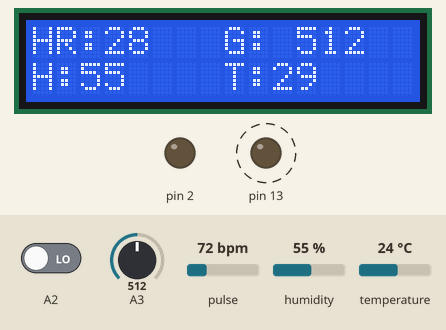
Simulated run of this sketch. Board: Arduino Uno, built with avr-gcc and run on an emulated ATmega328P. On the bench: 16×2 character LCD, output pins drawn as LEDs (lit = HIGH). Dashed ring = blinking. The inputs (shaded band) are chosen by the test bench; at power-on: humidity 55 %, A3 = 512, pulse 72 bpm, temperature 24 °C, A2 LOW. The modem accepts every AT command (registered, SIM ready, sends succeed) and sends nothing else; what the sketch prints to the serial monitor is not drawn.

Above: at 4.7 s.
4.8 s: humidity set to 69 %
At 5.37 s:
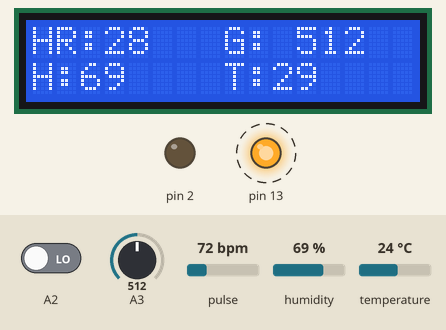
6.7 s: humidity set to 72 %
At 7.6 s:
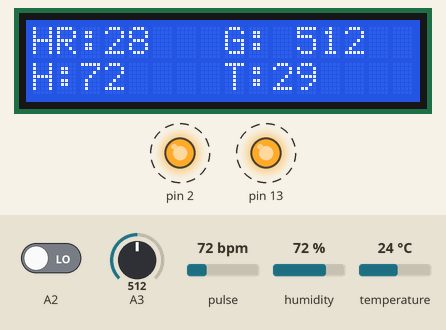
9.7 s: A3 set to 594
At 11.3 s:
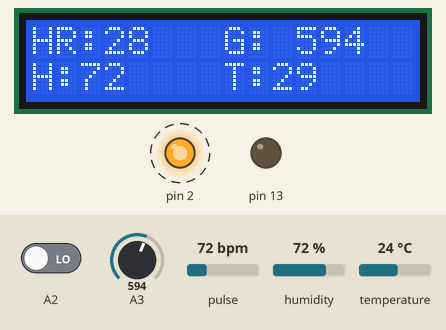
11.8 s: A3 set to 612
At 13.0 s:
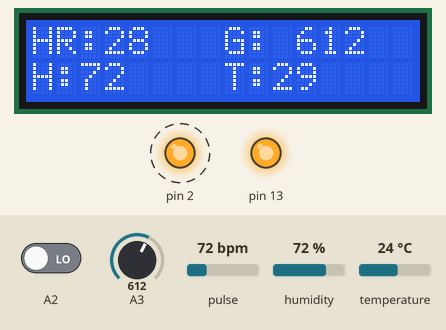
14.8 s: pulse set to 42 bpm
At 17.7 s:
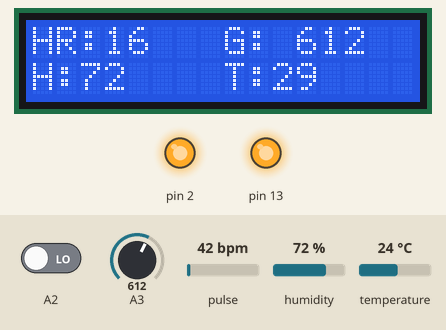
17.8 s: temperature set to 12 °C
At 20.4 s:
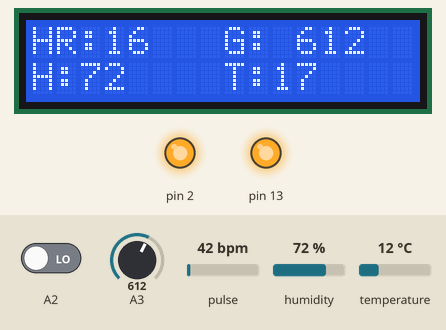
Timing chart, 0 to 21.8 s (numbered marks = the images above; inputs shaded):
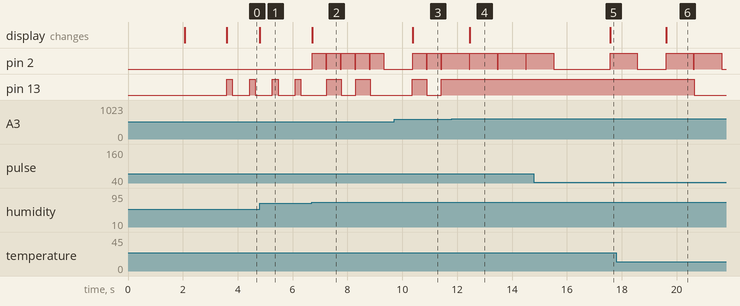

The sketch:

SmartWearbleForCoalMineWorkers.ino
```cpp
#include <SoftwareSerial.h>
// include the library code:
#include <LiquidCrystal.h>
#define USE_ARDUINO_INTERRUPTS true // Set-up low-level interrupts for most acurate BPM math.
#include <PulseSensorPlayground.h> // Includes the PulseSensorPlayground Library.
// initialize the library with the numbers of the interface pins
LiquidCrystal lcd(7, 8, 9, 10, 11, 12);
#include <stdlib.h>
#include <dht.h>
#define dht_dpin A0

int heart;
int i, j, k;
dht DHT;
long t1=0, t2=0, t3=0, t4=0, t5=0;
char buf1[16];
char buf2[16];
char buf3[16];
char buf4[16];
char buf5[16];
String strheart;
String strk;
String stri;
String strj;
// replace with your channel's thingspeak API key
String apiKey = "5B0NBSGUEBTRM3J3";


SoftwareSerial ser(5, 6); // RX, TX
// Variables
const int PulseWire = A1; // PulseSensor PURPLE WIRE connected to ANALOG PIN 0
const int LED13 = 13; // The on-board Arduino LED, close to PIN 13.
int Threshold = 550; // Determine which Signal to "count as a beat" and which to ignore.
// Use the "Gettting Started Project" to fine-tune Threshold Value beyond default setting.
// Otherwise leave the default "550" value.

PulseSensorPlayground pulseSensor; // Creates an instance of the PulseSensorPlayground object called "pulseSensor"
int myBPM;
// this runs once
void setup() {
  // initialize the digital pin as an output.
   lcd.begin(16, 2);
lcd.setCursor(0, 0);
 lcd.print("Sensors");
 lcd.setCursor(0, 1);
 lcd.print("using IOT");
 delay(2000);
 lcd.clear();
analogReference(DEFAULT);
  // enable debug serial
  Serial.begin(9600);
  // enable software serial
  ser.begin(115200);
// reset ESP8266
  ser.println("AT+RST");
   delay(500);
  ser.println("AT+CWMODE=3");
   delay(500);
  ser.println("AT+CWJAP=\"project\",\"12345678\"");
  delay(500);

pinMode(2, OUTPUT);
digitalWrite(2, LOW);

// Configure the PulseSensor object, by assigning our variables to it.
pulseSensor.analogInput(PulseWire);
pulseSensor.blinkOnPulse(LED13); //auto-magically blink Arduino's LED with heartbeat.
pulseSensor.setThreshold(Threshold);

// Double-check the "pulseSensor" object was created and "began" seeing a signal.
if (pulseSensor.begin()) {
//Serial.println("We created a pulseSensor Object !"); //This prints one time at Arduino power-up, or on Arduino reset.
}

}
// the loop
void loop() {
   //Serial.println(analogRead(A3));
   DHT.read11(dht_dpin);


 i=DHT.humidity;
      j =DHT.temperature;
      j=j+5;
k=analogRead(A3);
 myBPM = pulseSensor.getBeatsPerMinute(); // Calls function on our pulseSensor object that returns BPM as an "int".
// "myBPM" hold this BPM value now.
if (pulseSensor.sawStartOfBeat()) { // Constantly test to see if "a beat happened".
Serial.println("♥ A HeartBeat Happened ! "); // If test is "true", print a message "a heartbeat happened".
Serial.print("BPM: "); // Print phrase "BPM: "
Serial.println(myBPM/2.5); // Print the value inside of myBPM.
heart = myBPM/2.5;
}//heart

    lcd.setCursor(0, 0);
     lcd.print("HR:");
 lcd.print(heart);
 lcd.print("  ");
lcd.setCursor(8, 0);
    lcd.print("G: ");
     lcd.print(analogRead(A3));
 lcd.print("  ");
  lcd.setCursor(0, 1);
     lcd.print("H:");
 lcd.print(i);
 lcd.print("  ");
  lcd.setCursor(8, 1);
   lcd.print("T:");
 lcd.print(j);
 lcd.print(" ");

if(heart>100 || i>70 || j>40)
{
  digitalWrite(2, HIGH);
  delay(500);
  digitalWrite(2, LOW);
}
if(analogRead(A3)>600 || digitalRead(A2)==1)
  {


    digitalWrite(2, HIGH);
  delay(500);
  digitalWrite(2, LOW);
  }

// convert to string

 strheart = dtostrf(heart, 4, 1, buf2);

  // convert to string

  stri = dtostrf(i, 4, 1, buf3);
strj = dtostrf(j, 4, 1, buf4);
  strk = dtostrf(k, 4, 1, buf5);


   Serial.print(strheart);
     Serial.print(" ");
    Serial.print(stri);
  Serial.print(" ");
   Serial.print(strj);
 Serial.print(" ");
   Serial.print(strk);
 Serial.print(" ");


     if(millis() - t2>15000)
  {
    t2=millis();

   // TCP connection
  String cmd1 = "AT+CIPSTART=\"TCP\",\"";
  cmd1 += "184.106.153.149"; // api.thingspeak.com
  cmd1 += "\",80";
  ser.println(cmd1);

  if(ser.find("Error")){
    //Serial.println("AT+CIPSTART error");
    return;
  }


 // prepare GET string
  String getStr1 = "GET /update?api_key=";
  getStr1 += apiKey;
  getStr1 +="&field1=";
  getStr1 += String(strheart);
  getStr1 += "\r\n\r\n";


// send data length
  cmd1 = "AT+CIPSEND=";
  cmd1 += String(getStr1.length());
  ser.println(cmd1);


   if(ser.find(">")){
    ser.print(getStr1);
  }
   else{
    ser.println("AT+CIPCLOSE");
    // alert user
    Serial.println("AT+CIPCLOSE");
  }
  }
   if(millis() - t3>16000)
  {
    t3=millis();

   // TCP connection
  String cmd2 = "AT+CIPSTART=\"TCP\",\"";
  cmd2 += "184.106.153.149"; // api.thingspeak.com
  cmd2 += "\",80";
  ser.println(cmd2);

  if(ser.find("Error")){
    //Serial.println("AT+CIPSTART error");
    return;
  }


 // prepare GET string
  String getStr2 = "GET /update?api_key=";
  getStr2 += apiKey;
  getStr2 +="&field2=";
  getStr2 += String(stri);
  getStr2 += "\r\n\r\n";


// send data length
  cmd2 = "AT+CIPSEND=";
  cmd2 += String(getStr2.length());
  ser.println(cmd2);


   if(ser.find(">")){
    ser.print(getStr2);
  }
   else{
    ser.println("AT+CIPCLOSE");
    // alert user
    Serial.println("AT+CIPCLOSE");
  }


  // thingspeak needs 15 sec delay between updates
  }
     if(millis() - t4>21000)
  {
    t4=millis();

   // TCP connection
  String cmd3 = "AT+CIPSTART=\"TCP\",\"";
  cmd3 += "184.106.153.149"; // api.thingspeak.com
  cmd3 += "\",80";
  ser.println(cmd3);

  if(ser.find("Error")){
    //Serial.println("AT+CIPSTART error");
    return;
  }


 // prepare GET string
  String getStr3 = "GET /update?api_key=";
  getStr3 += apiKey;
  getStr3 +="&field3=";
  getStr3 += String(strj);
  getStr3 += "\r\n\r\n";


// send data length
  cmd3 = "AT+CIPSEND=";
  cmd3 += String(getStr3.length());
  ser.println(cmd3);


   if(ser.find(">")){
    ser.print(getStr3);
  }
   else{
    ser.println("AT+CIPCLOSE");
    // alert user
    Serial.println("AT+CIPCLOSE");
  }


  // thingspeak needs 15 sec delay between updates
  }
  if(millis() - t5>9000)
  {
    t5=millis();

   // TCP connection
  String cmd4 = "AT+CIPSTART=\"TCP\",\"";
  cmd4 += "184.106.153.149"; // api.thingspeak.com
  cmd4 += "\",80";
  ser.println(cmd4);

  if(ser.find("Error")){
    //Serial.println("AT+CIPSTART error");
    return;
  }


 // prepare GET string
  String getStr4 = "GET /update?api_key=";
  getStr4 += apiKey;
  getStr4 +="&field4=";
  getStr4 += String(strk);
  getStr4 += "\r\n\r\n";


// send data length
  cmd4 = "AT+CIPSEND=";
  cmd4 += String(getStr4.length());
  ser.println(cmd4);


   if(ser.find(">")){
    ser.print(getStr4);
  }
   else{
    ser.println("AT+CIPCLOSE");
    // alert user
    Serial.println("AT+CIPCLOSE");
  }
  }


}
```

Measured:
- the behaviour switches between 70 and 71 % on humidity (found by bisection; images 1 and 2)
- the behaviour switches between 600 and 601 on A3 (found by bisection; images 3 and 4)
- after the input at 4.8 s, the display: changes at once (image 1)
- after the input at 6.7 s, pin 2: alternates HIGH for 0.50 s and LOW for 0.03 s, starting at once; pin 13: alternates HIGH for 0.53 s and LOW for 0.53 s, starting after 0.54 s; the display: changes at once (image 2)
- after the input at 9.7 s, the display: changes after 0.67 s (image 3)
- after the input at 11.8 s, pin 2: alternates HIGH for 1.0 s and LOW for 0.03 s, starting after 0.63 s; pin 13: stops changing and stays HIGH; the display: changes after 0.66 s (image 4)
- after the input at 14.8 s, the display: changes after 2.8 s (image 5)
- after the input at 17.8 s, the display: changes after 1.8 s (image 6)
